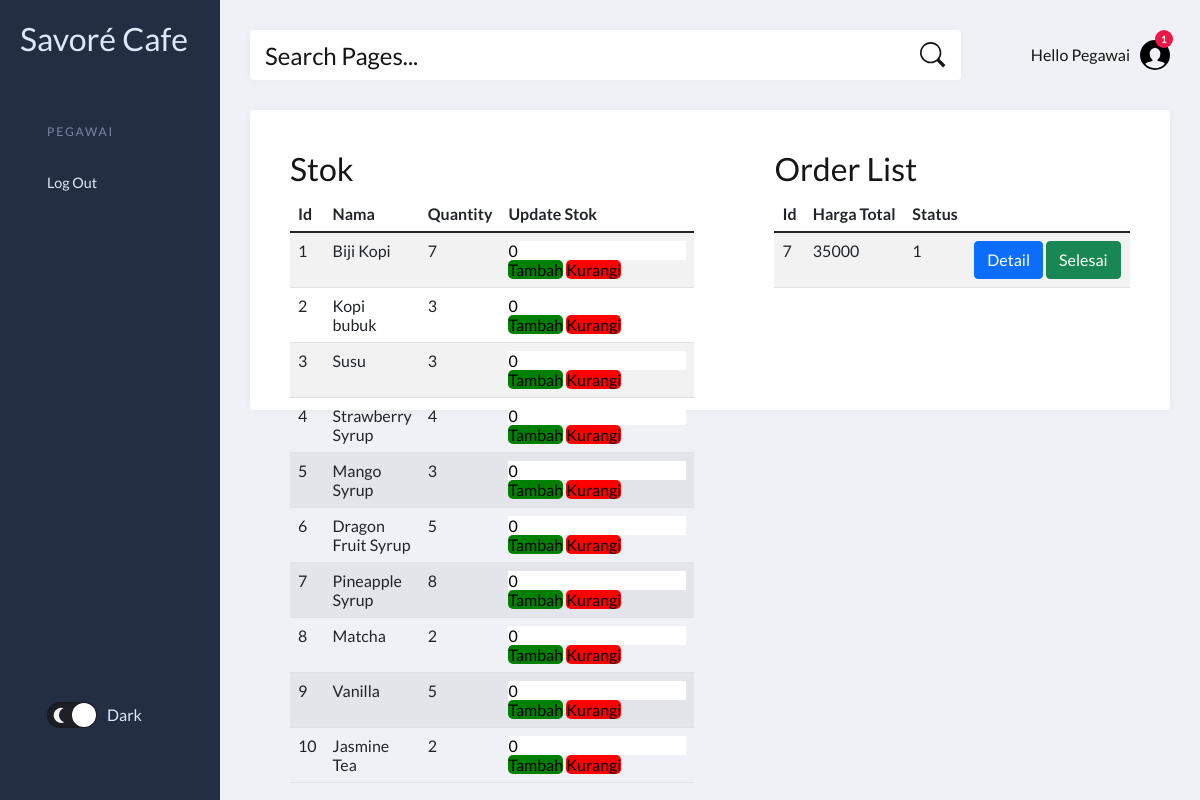
Screenshot of /pegawai.php with the database file from the repository.
### tables this page shows
CREATE TABLE `stok` (
  `id_stok` int(11) NOT NULL AUTO_INCREMENT,
  `nama_stok` varchar(255) NOT NULL,
  `quantity` int(11) NOT NULL,
  PRIMARY KEY (`id_stok`)
);

CREATE TABLE `h_jual` (
  `nota_pesanan` int(11) NOT NULL AUTO_INCREMENT,
  `harga_total` int(11) DEFAULT NULL,
  `STATUS` int(11) DEFAULT NULL,
  PRIMARY KEY (`nota_pesanan`)
);

### pegawai.php (the view, shortened to what this page needs)
<link href="https://cdn.jsdelivr.net/npm/bootstrap@5.1.3/dist/css/bootstrap.min.css" rel="stylesheet">
<header class="page-header">
  <nav>
      <h2 style="margin-left: 20px;">Savoré Cafe</h2>
    <ul class="admin-menu">
      <li class="menu-heading">
        <h3>PEGAWAI</h3>
        <a class="btn_signIn" href="login.php">Log Out</a>
      </li>
      <li>
        <div class="switch">
          <label for="mode">
            <span></span>
            <span>Dark</span>
          </label>
        </div>
        <button class="collapse-btn" aria-expanded="true" aria-label="collapse menu">
        </button>
      </li>
    </ul>
  </nav>
</header>
<section class="page-content">
  <section class="search-and-user">
    <form>
      <input type="search" placeholder="Search Pages...">
      <button type="submit" aria-label="submit form">
        <svg aria-hidden="true">
          <use xlink:href="#search"></use>
        </svg>
      </button>
    </form>
    <div class="admin-profile">
      <span class="greeting">Hello Pegawai</span>
      <div class="notifications">
        <span class="badge">1</span>
        <svg>
          <use xlink:href="#users"></use>
        </svg>
      </div>
    </div>
  </section>
  <section class="grid" >
  <?php
require 'controller.php';
try {
    $sql = "SELECT * FROM stok";
    $stmt = $dbh->prepare($sql);
    $stmt->execute();
    $products = $stmt->fetchAll();
} catch (PDOException $e) {
    echo "Error: " . $e->getMessage();
}
?>
<article>
    <div class="col" style="padding: 40px;">
        <h2>Stok</h2>
        <table class="table table-striped">
            <thead>
                <tr>
                    <th>Id</th>
                    <th>Nama</th>
                    <th>Quantity</th>
                    <th>Update Stok</th>
                </tr>
            </thead>
            <tbody>
                <?php foreach ($products as $product): ?>
                <tr>
                    <td><?php echo htmlspecialchars($product['id_stok']); ?></td>
                    <td><?php echo htmlspecialchars($product['nama_stok']); ?></td>
                    <td><?php echo htmlspecialchars($product['quantity']); ?></td>
                    <td>
                        <form action="PegawaiController.php" method="post">
                            <input type="number" name="quantity" value="0" min="0">
                            <button type="submit" name="action" value="increase" style="background-color: green; color: black; border-radius: 5px;height:30px,">Tambah</button>
                            <button type="submit" name="action" value="decrease" style="background-color: red; color: black; border-radius: 5px;height:30px,">Kurangi</button>
                        </form>
                    </td>
                </tr>
                <?php endforeach; ?>
              </tbody>
          </table>
    </div>
    <div class="col" style="padding: 40px;">
        <h2>Order List</h2>
        <table class="table table-striped">
            <thead>
                <tr>
                    <th>Id</th>
                    <th>Harga Total</th>
                    <th>Status</th>
                </tr>
            </thead>
            <tbody>
                <?php
              require 'controller.php';
              try {
                  $sql = "SELECT * FROM H_jual where STATUS = 1";
                  $stmt = $dbh->prepare($sql);
                  $stmt->execute();
                  $orders = $stmt->fetchAll();
              } catch (PDOException $e) {
                  echo "Error: " . $e->getMessage();
              }
              ?>
                  <?php foreach ($orders as $order): ?>
                    <tr>
                      <td><?php echo htmlspecialchars($order['nota_pesanan']); ?></td>
                      <td><?php echo htmlspecialchars($order['harga_total']); ?></td>
                      <td><?php echo htmlspecialchars($order['STATUS']); ?></td>
                      <td>
                          <form action="detailpesanan.php" method="get" style="display: inline;">
                              <button type="submit" class="btn btn-primary" name="action" value="view_detail">Detail</button>
                          </form>
                          <form action="controller.php" method="post" style="display: inline;">
                              <button type="submit" class="btn btn-success" name="action" value="complete_order">Selesai</button>
                          </form>
                      </td>
                  </tr>
                  <?php endforeach; ?>
            </tbody>
        </table>
    </div>
</article>
  </section>
</section>

### pegawai.php (style rules this page uses)
ul { list-style: none; }
a, button { color: inherit; }
a { text-decoration: none; }
button { background: none; cursor: pointer; }
input { -webkit-appearance: none; }
label { cursor: pointer; }
button, input { border: none; }
svg { display: block; }
.page-header { position: fixed; top: 0; left: 0; right: 0; bottom: 0; overflow: auto; padding-top: 20px; width: var(--page-header-width); color: var(--page-header-txtColor); background: var(--page-header-bgColor); }
.page-header nav { display: flex; flex-direction: column; min-height: 100%; }
.page-header .admin-menu { display: flex; flex-direction: column; flex-grow: 1; margin-top: 35px; }
.page-header .admin-menu li:nth-last-child(2) { margin-bottom: 35px; }
.page-header .admin-menu li:last-child { margin-top: auto; margin-bottom: 20px; }
.page-header .admin-menu li > * { width: 100%; padding: 12px 15px; }
.page-header .admin-menu .menu-heading h3 { text-transform: uppercase; letter-spacing: 0.15em; font-size: 12px; margin-top: 12px; color: var(--page-header-headingColor); }
.page-header .admin-menu a, .page-header .admin-menu button { display: flex; align-items: center; font-size: 0.9rem; }
.page-content { position: relative; left: var(--page-header-width); width: calc(100% - var(--page-header-width)); min-height: 100vh; padding: 30px; color: var(--page-content-txtColor); background: var(--page-content-bgColor); }
.search-and-user { display: grid; grid-template-columns: 1fr auto; grid-column-gap: 50px; align-items: center; background: var(--page-content-bgColor); margin-bottom: 30px; }
.search-and-user form { position: relative; }
.search-and-user [type="search"] { width: 100%; height: 50px; font-size: 1.5rem; padding-left: 15px; background: var(--page-content-blockColor); color: var(--white); border-radius: var(--border-radius); box-shadow: var(--box-shadow); }
.search-and-user ::placeholder { color: var(--page-content-txtColor); }
.search-and-user form svg { width: 26px; height: 26px; fill: var(--page-content-txtColor); }
.search-and-user form button { position: absolute; top: 50%; right: 15px; transform: translateY(-50%); }
.search-and-user .admin-profile { display: flex; align-items: center; }
.search-and-user .admin-profile .greeting { margin: 0 10px 0 20px; }
.search-and-user .admin-profile svg { width: 30px; height: 30px; }
.search-and-user .admin-profile .notifications { position: relative; }
.search-and-user .admin-profile .badge { display: flex; align-items: center; justify-content: center; position: absolute; top: -10px; right: -3px; width: 18px; height: 18px; border-radius: 50%; font-size: 10px; color: var(--white); background: var(--red); }
.page-content .grid { display: grid; grid-template-columns: repeat(2, 1fr); grid-gap: 30px; }
.page-content .grid > article { display: flex; height: 300px; background: var(--page-content-blockColor); border-radius: var(--border-radius); box-shadow: var(--box-shadow); }
.page-content .grid > article:first-child, .page-content .grid > article:last-child { grid-column: 1 / -1; }
.switch label { display: grid; grid-template-columns: auto auto; grid-column-gap: 10px; align-items: center; justify-content: flex-start; }
.switch span:first-child { position: relative; width: 50px; height: 26px; border-radius: 15px; box-shadow: inset 0 0 5px rgba(0, 0, 0, 0.4); background: var(--switch-bgLightModeColor); transition: all 0.3s; }
.switch span:first-child::before, .switch span:first-child::after { content: ""; position: absolute; border-radius: 50%; }
.switch span:first-child::before { top: 1px; left: 1px; width: 24px; height: 24px; background: var(--white); z-index: 1; transition: transform 0.3s; }
.switch span:first-child::after { top: 50%; right: 8px; width: 10px; height: 10px; transform: translateY(-50%); background: var(--switch-sunColor); box-shadow: 0 0 4px 2px #ffdb1a; }
.switch [type="checkbox"]:checked + label span:first-child { background: var(--switch-bgDarkModeColor); }
.switch [type="checkbox"]:checked + label span:first-child::before { transform: translateX(24px); }
.switch [type="checkbox"]:checked + label span:first-child::after { left: 12px; width: 15px; height: 15px; background: transparent; box-shadow: -2px -5px 0 var(--switch-moonColor); transform: translateY(-50%) rotate(-72deg); }

### rows the page displays
stok: id_stok "1", nama_stok "Biji Kopi", quantity "7"
stok: id_stok "2", nama_stok "Kopi bubuk", quantity "3"
stok: id_stok "3", nama_stok "Susu", quantity "3"
stok: id_stok "4", nama_stok "Strawberry Syrup", quantity "4"
stok: id_stok "5", nama_stok "Mango Syrup", quantity "3"
stok: id_stok "6", nama_stok "Dragon Fruit Syrup", quantity "5"
stok: id_stok "7", nama_stok "Pineapple Syrup", quantity "8"
stok: id_stok "8", nama_stok "Matcha", quantity "2"
stok: id_stok "9", nama_stok "Vanilla", quantity "5"
stok: id_stok "10", nama_stok "Jasmine Tea", quantity "2"
h_jual: nota_pesanan "7", harga_total "35000", STATUS "1"
